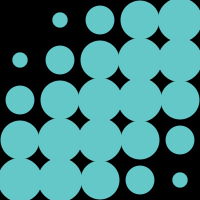
Frame 1 (no input)
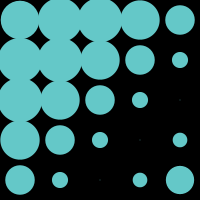
Frame 60 (the mouse pressed at the canvas centre just before this capture)
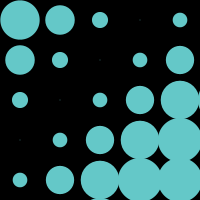
Frame 120 (the mouse held since frame 60 and released just before this capture)

The Processing sketch that drew these frames (run headless with seeded random() and noise(); from frame 60 on, the mouse is pressed at the canvas centre):

// Processing sketch: processing_13738
// ── processing_13738.pde

float r = 0;
float i = 0;
float j = 20;

void setup() {
  size(200,200);
  noStroke();
}

void draw() {
   background(0);
   for (int y = 0; y<10; y=y+1) {
    for (int x = 0; x<10; x=x+1) {
      fill(100,200,200);
      r = sin(radians(i + x * j + y * j)) * 45;
      ellipse(x * 40 + 20, y * 40 + 20, r, r);
      }
    }
  i =i + 1;
}
                
                
